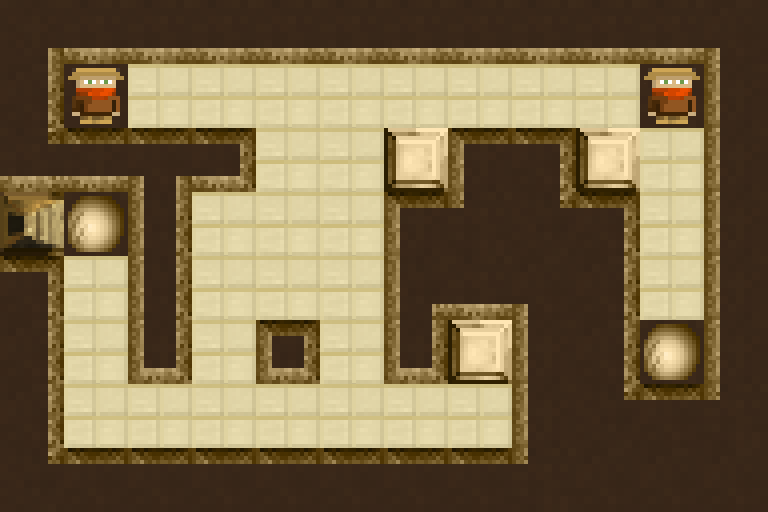

Tiled map render using the project's own tile images. Description and the map definition, with tile-layer contents summarised, below:
An orthogonal 12x8 tile map with 64x64 px tiles, 2 tile layers (Layout, Objects).

<map version="1.0" orientation="orthogonal" renderorder="left-up" width="12" height="8" tilewidth="64" tileheight="64">
 <tileset firstgid="1" source="tiles.tsx" />
 <layer name="Layout" width="12" height="8">
  <data>[96 cells, 96 non-empty, 21 distinct tile ids]</data>
 </layer>
 <layer name="Objects" width="12" height="8">
  <data>[96 cells, 7 non-empty, 3 distinct tile ids]</data>
 </layer>
</map>